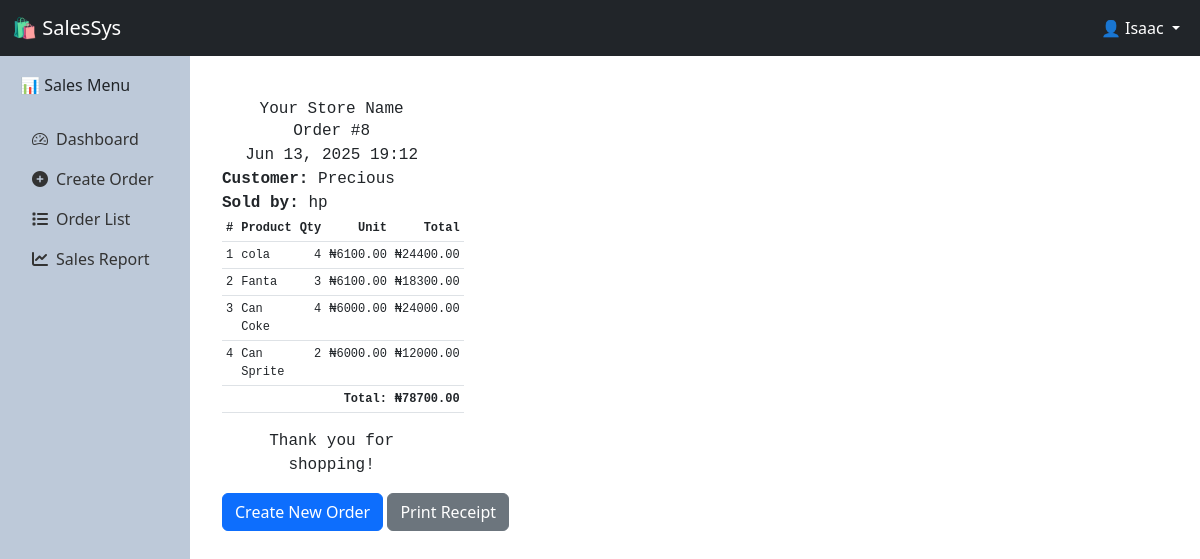
The app's page /sale/orders/8/ (signed in) with its own data.
### core/models.py (models this page shows, shortened)
class CustomUser(AbstractUser):
    ROLE_CHOICES = (
        ('admin_panel', 'Administrator'),
        ('storekeeper', 'Store Keeper'),
        ('salesperson', 'Sales Person')
    )
    role = models.CharField(max_length=40, choices=ROLE_CHOICES)
    def is_salesperson(self):
        return self.role == 'salesperson'

### sales/models.py (models this page shows, shortened)
class Order(models.Model):
    customer_name = models.CharField(max_length=200)
    sold_by = models.ForeignKey(settings.AUTH_USER_MODEL, on_delete=models.SET_NULL, null=True)
    created_at = models.DateTimeField(auto_now_add=True)
    @property
    def total_amount(self):
        return sum(item.total_price for item in self.items.all())

class OrderItem(models.Model):
    order = models.ForeignKey(Order, related_name='items', on_delete=models.CASCADE)
    product = models.ForeignKey(Product, on_delete=models.CASCADE)
    quantity = models.PositiveIntegerField()
    @property
    def total_price(self):
        return self.product.price * self.quantity

### inventory/models.py (models this page shows, shortened)
class Product(models.Model):
    name = models.CharField(max_length=100)
    stock = models.PositiveIntegerField()
    price = models.DecimalField(max_digits=10, decimal_places=2)
    category = models.ForeignKey(Category, related_name='products', on_delete=models.CASCADE)
    created_by = models.ForeignKey(settings.AUTH_USER_MODEL, null=True, blank=True, on_delete=models.SET_NULL)
    created_at = models.DateTimeField(default=timezone.now)  # ✅ Add this line

### sales/views.py (the view)
# urls.py: path('orders/<int:pk>/', views.order_detail, name='detail'),
@login_required
@user_passes_test(is_salesperson)
def order_detail(request, pk):
    order = get_object_or_404(Order.objects.select_related('sold_by'), pk=pk)
    return render(request, 'sales/order_detail.html', {'order': order})

### sales/views.py (called while the page is built)
def is_salesperson(user):
    return user.is_authenticated and user.is_salesperson()

### sales/templates/sales/order_detail.html (shortened to what this page needs)
{% extends "sale_base.html" %}
{% block content %}
<div class="container mt-4">
  <div id="printable" style="max-width: 58mm; font-family: monospace;">
    <div class="text-center">
      <h4>Your Store Name</h4>
      <p>Order #{{ order.id }}</p>
      <p>{{ order.created_at|date:"M d, Y H:i" }}</p>
    </div>
    <p><strong>Customer:</strong> {{ order.customer_name }}</p>
    <p><strong>Sold by:</strong> {{ order.sold_by }}</p>
    <table class="table table-sm" style="font-size: 12px;">
      <thead>
        <tr>
          <th>#</th>
          <th>Product</th>
          <th class="text-end">Qty</th>
          <th class="text-end">Unit</th>
          <th class="text-end">Total</th>
        </tr>
      </thead>
      <tbody>
        {% for item in order.items.all %}
        <tr>
          <td>{{ forloop.counter }}</td>
          <td>{{ item.product.name|truncatechars:12 }}</td>
          <td class="text-end">{{ item.quantity }}</td>
          <td class="text-end">₦{{ item.product.price|floatformat:2 }}</td>
          <td class="text-end">₦{{ item.total_price|floatformat:2 }}</td>
        </tr>
        {% endfor %}
      </tbody>
      <tfoot>
        <tr>
          <th colspan="4" class="text-end">Total:</th>
          <th class="text-end">₦{{ order.total_amount|floatformat:2 }}</th>
        </tr>
      </tfoot>
    </table>
    <div class="text-center mt-2">
      <p>Thank you for shopping!</p>
    </div>
  </div>
  <div class="mt-3">
    <a href="{% url 'create_order' %}" class="btn btn-primary">Create New Order</a>
    <button onclick="printReceipt()" class="btn btn-secondary">Print Receipt</button>
  </div>
</div>
{% endblock %}

### templates/sale_base.html (shortened to what this page needs)
<!DOCTYPE html>
<html lang="en">
<head>
    {% load static %}
    <link href="https://cdn.jsdelivr.net/npm/bootstrap@5.3.0/dist/css/bootstrap.min.css" rel="stylesheet">
    <link href="https://cdnjs.cloudflare.com/ajax/libs/font-awesome/6.4.0/css/all.min.css" rel="stylesheet">
    <link href="https://cdnjs.cloudflare.com/ajax/libs/toastr.js/latest/toastr.min.css" rel="stylesheet">
    <link rel="stylesheet" href="{% static 'css/sale.css' %}">
    <link href="https://cdn.jsdelivr.net/npm/tailwindcss@2.2.19/dist/tailwind.min.css" rel="stylesheet">
    <link rel="stylesheet" href="https://cdn.jsdelivr.net/npm/bootstrap-icons@1.13.1/font/bootstrap-icons.min.css">
</head>
<body>
<nav class="navbar navbar-expand-lg navbar-dark bg-dark fixed-top">
    <div class="container-fluid">
        <a class="navbar-brand" href="{% url 'create_order' %}">🛍️ SalesSys</a>
        <div class="collapse navbar-collapse justify-content-end" id="navbarContent">
            <ul class="navbar-nav mb-2 mb-lg-0">
                {% if request.user.is_authenticated %}
                    <li class="nav-item dropdown">
                        <a class="nav-link dropdown-toggle text-white" href="#" id="userDropdown" role="button" data-bs-toggle="dropdown">
                            👤 {{ request.user.username }}
                        </a>
                    </li>
                {% else %}
                    <li class="nav-item">
                        <a class="nav-link" href="{% url 'login' %}">Login</a>
                    </li>
                    <li class="nav-item">
                    </li>
                {% endif %}
            </ul>
        </div>
    </div>
</nav>
<div class="d-flex">
    <div class="sidebar">
        <h5 class="mb-4">📊 Sales Menu</h5>
        <ul class="nav flex-column">
            <li class="nav-item">
                <a href="{% url 'dashboard_sale' %}" class="nav-link">
                    <i class="bi bi-speedometer2 me-2"></i>Dashboard
                </a>
            </li>
            <li class="nav-item">
                <a href="{% url 'create_order' %}" class="nav-link">
                    <i class="fas fa-plus-circle me-2"></i>Create Order
                </a>
            </li>
            <li class="nav-item">
                <a href="{% url 'order_list' %}" class="nav-link">
                    <i class="fas fa-list me-2"></i>Order List
                </a>
            </li>
            <li class="nav-item">
                <a href="{% url 'sales_report' %}" class="nav-link">
                    <i class="fas fa-chart-line me-2"></i>Sales Report
                </a>
            </li>
        </ul>
    </div>
    <div class="content w-100">
        {% block content %}{% endblock %}
    </div>
</div>
</body>
</html>

### static/css/sale.css (style rules this page uses)
*, *::before, *::after { box-sizing: border-box; }
body { padding-top: 56px; margin: 0; font-family: 'Segoe UI', Tahoma, Geneva, Verdana, sans-serif; }
.sidebar { height: calc(100vh - 56px); width: 190px; background-color: #bdc9d9; padding: 20px; position: fixed; top: 56px; left: 0; z-index: 1000; overflow-y: auto; }
.content { margin-left: 190px; padding: 20px; }
.nav-link { font-weight: 500; color: #333; padding: 8px 12px; display: block; transition: background-color 0.2s ease; text-decoration: none; }

### records on screen
CustomUser: user.username "Isaac"
Order: id "8", created_at "Jun 13, 2025 19:12", customer_name "Precious", sold_by "hp", total_amount "78700.00"
OrderItem: product.name "cola", quantity "4", product.price "6100.00", total_price "24400.00"
OrderItem: product.name "Fanta", quantity "3", product.price "6100.00", total_price "18300.00"
OrderItem: product.name "Can Coke", quantity "4", product.price "6000.00", total_price "24000.00"
OrderItem: product.name "Can Sprite", quantity "2", product.price "6000.00", total_price "12000.00"
